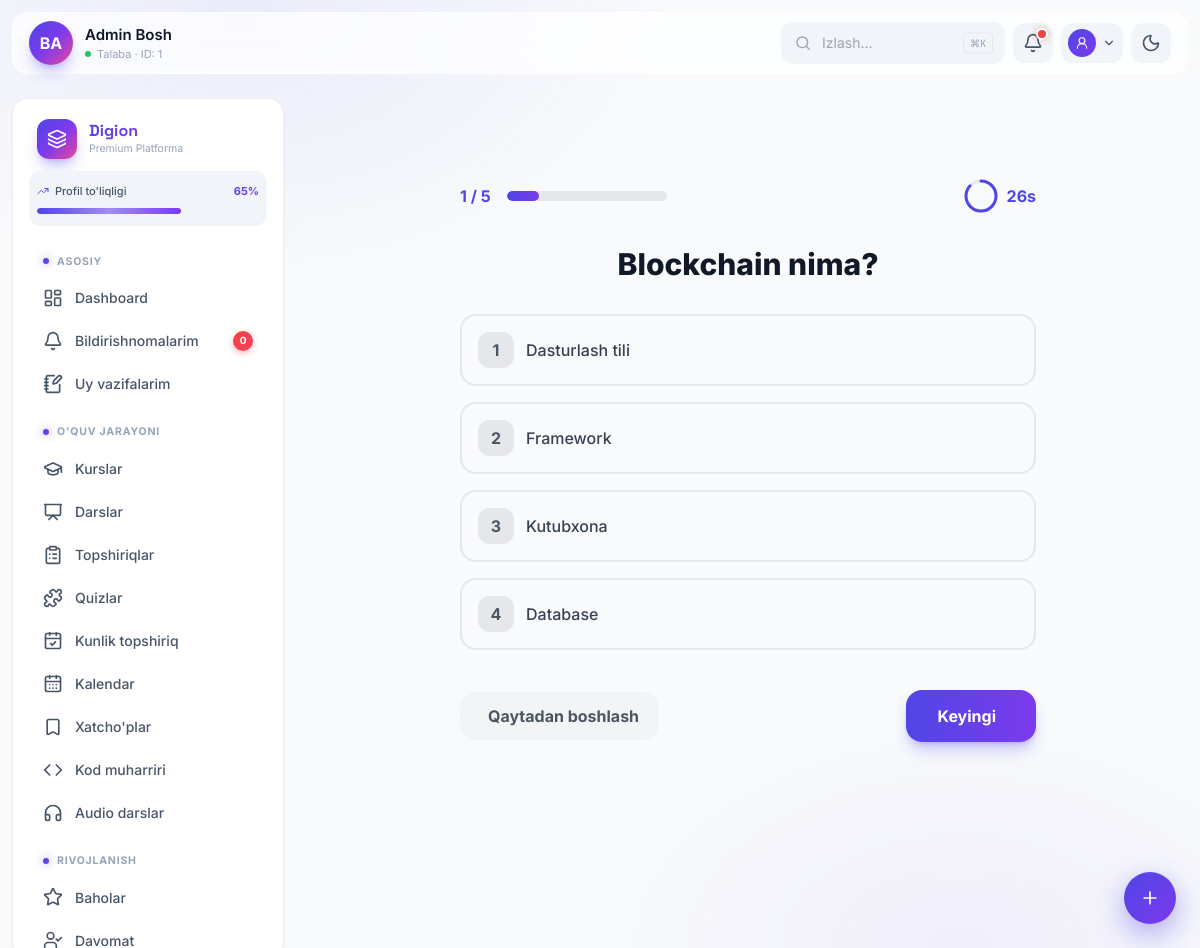
Page /testlar/3/ (signed in) on the committed database.
### apps/user/models/user.py (models this page shows, shortened)
class CustomUser(AbstractBaseUser, PermissionsMixin):
    phone_number = models.CharField(
        validators=[phone_regex], max_length=17, unique=True,
        verbose_name="Telefon raqam", db_index=True
    )
    first_name = models.CharField(max_length=150, blank=True, verbose_name="Ism")
    last_name = models.CharField(max_length=150, blank=True, verbose_name="Familiya")
    middle_name = models.CharField(max_length=50, blank=True, null=True, verbose_name="Sharif")
    avatar = models.ImageField(
        upload_to=avatar_upload_path, blank=True, null=True,
        validators=[validate_file_size],
        verbose_name="Profil rasmi"
    )
    role = models.CharField(
        max_length=10, choices=ROLE_CHOICES, default='student',
        verbose_name="Rol", db_index=True
    )
    is_active = models.BooleanField(default=True, verbose_name="Aktiv")
    is_staff = models.BooleanField(default=False, verbose_name="Xodim")
    date_joined = models.DateTimeField(auto_now_add=True, verbose_name="Ro‘yxatdan o‘tgan")
    email = models.EmailField(blank=True, null=True, verbose_name="Email")
    last_login_ip = models.GenericIPAddressField(null=True, blank=True, verbose_name="Oxirgi IP")
    language = models.CharField(
        max_length=5, default='uz',
        choices=(('uz', 'O‘zbekcha'), ('ru', 'Русский'), ('en', 'English')),
        verbose_name="Til"
    )
    timezone = models.CharField(max_length=50, default='Asia/Tashkent', verbose_name="Vaqt zonasi")
    USERNAME_FIELD = 'phone_number'
    REQUIRED_FIELDS = ['first_name', 'last_name']
    objects = CustomUserManager()
    class Meta:
        verbose_name = "Foydalanuvchi"
        verbose_name_plural = "Foydalanuvchilar"
        ordering = ['-date_joined']
        indexes = [
            models.Index(fields=['phone_number']),
            models.Index(fields=['role', 'is_active']),
        ]
    def get_full_name(self) -> str:
        parts = [self.last_name, self.first_name, self.middle_name]
        return ' '.join(p for p in parts if p).strip() or self.phone_number

class TimeStampedModel(models.Model):
    created_at = models.DateTimeField(auto_now_add=True, verbose_name="Yaratilgan")
    updated_at = models.DateTimeField(auto_now=True, verbose_name="Tahrirlangan")
    class Meta:
        abstract = True
        ordering = ['-created_at']

class Question(TimeStampedModel):
    quiz = models.ForeignKey(
        Quiz, on_delete=models.CASCADE,
        related_name="questions", verbose_name="Test"
    )
    text = models.TextField(verbose_name="Savol matni")
    image = models.ImageField(
        upload_to="quiz_questions/", blank=True, null=True,
        validators=[validate_file_size],
        verbose_name="Savol rasmi"
    )
    points = models.PositiveSmallIntegerField(
        default=1, validators=[MinValueValidator(1), MaxValueValidator(100)],
        verbose_name="Ball"
    )
    order = models.PositiveIntegerField(default=0, verbose_name="Tartib raqami")
    explanation = models.TextField(
        blank=True, null=True, verbose_name="Tushuntirish"
    )
    class Meta:
        verbose_name = "Savol"
        verbose_name_plural = "Savollar"
        ordering = ["order", "id"]
        indexes = [models.Index(fields=['quiz', 'order'])]

class AnswerOption(TimeStampedModel):
    question = models.ForeignKey(
        Question, on_delete=models.CASCADE,
        related_name="options", verbose_name="Savol"
    )
    text = models.CharField(max_length=255, verbose_name="Javob varianti")
    is_correct = models.BooleanField(default=False, verbose_name="To‘g‘ri javob")
    order = models.PositiveIntegerField(default=0, verbose_name="Tartib")
    class Meta:
        verbose_name = "Javob varianti"
        verbose_name_plural = "Javob variantlari"
        ordering = ['order', 'id']

### apps/pages/views/quiz.py (the view, shortened to what this page needs)
class QuizTakeView(LoginRequiredMixin, View):
    def dispatch(self, request, *args, **kwargs):
        quiz = get_object_or_404(Quiz, id=kwargs['quiz_id'], is_active=True)
        user = request.user
        return super().dispatch(request, *args, **kwargs)
    def _session_key(self, quiz_id):
        return f"quiz_{quiz_id}_state"
    def _get_state(self, request, quiz_id):
        return request.session.get(
            self._session_key(quiz_id),
            {"current_index": 0, "answers": []},
        )
    def get(self, request, quiz_id):
        quiz = get_object_or_404(Quiz, id=quiz_id, is_active=True)
        if request.GET.get("restart") == "1":
            request.session.pop(self._session_key(quiz_id), None)
            return redirect("quiz_take", quiz_id=quiz_id)
        questions = list(quiz.questions.order_by('order', 'id'))
        total_questions = len(questions)
        if total_questions == 0:
            return redirect("quiz_result", quiz_id=quiz_id)
        state = self._get_state(request, quiz_id)
        current_index = state.get("current_index", 0)
        if current_index >= total_questions:
            return redirect("quiz_result", quiz_id=quiz_id)
        question = questions[current_index]
        options = question.options.all()
        return render(request, "student/quiz/quiz.html", {
            "quiz": quiz,
            "question": question,
            "options": options,
            "current_question_num": current_index + 1,
            "total_questions": total_questions,
            "progress_percentage": int(((current_index + 1) / total_questions) * 100),
            "is_last_question": (current_index + 1 == total_questions),
        })

### apps/pages/context_processors.py (called while the page is built)
def menu_processor(request):
    sections = MenuSection.objects.filter(is_active=True).prefetch_related('items')
    return {'menu_sections': sections}

def new_quizzes_count(request):
    recent_threshold = timezone.now() - timedelta(hours=24)
    count = Quiz.objects.filter(is_active=True, created_at__gte=recent_threshold).count()
    return {'new_quizzes_count': count}

### apps/user/models/user.py (called while the page is built)
    def get_queryset(self):
        return CustomUserQuerySet(self.model, using=self._db)

### templates/student/quiz/quiz.html (shortened to what this page needs)
{% extends '../base.html' %}
{% block student %}
<div class="w-full max-w-2xl mx-auto px-4 py-6 md:py-10 my-auto">
  <div class="neo-card w-full p-5 sm:p-8 animate-fade-in">
    <div class="flex items-center justify-between mb-6 sm:mb-8">
      <div class="flex items-center gap-3 sm:gap-4">
        <span class="text-sm sm:text-base font-bold text-primary">{{ current_question_num }} / {{ total_questions }}</span>
        <div class="w-28 sm:w-40 h-2.5 bg-gray-200 dark:bg-slate-700 rounded-full overflow-hidden">
          <div class="h-full rounded-full bg-gradient-to-r from-primary to-secondary transition-all duration-500" style="width: {{ progress_percentage }}%;"></div>
        </div>
      </div>
      <div class="flex items-center gap-2 text-primary">
        <span id="timerNum" class="text-sm sm:text-base font-bold">30s</span>
      </div>
    </div>
    <h2 class="text-xl sm:text-2xl md:text-3xl font-extrabold text-gray-900 dark:text-white mb-6 sm:mb-8 text-center leading-tight">
      {{ question.text }}
    </h2>
    <form method="POST" action="{% url 'quiz_take' quiz.id %}" id="quizForm">
      <div class="space-y-3 sm:space-y-4">
        {% for option in options %}
        <div>
          <label for="opt_{{ forloop.counter }}" class="option-label flex items-center gap-3 bg-gray-50 dark:bg-slate-800 border-2 border-gray-200 dark:border-slate-700 rounded-2xl p-3 sm:p-4 font-medium text-sm sm:text-base text-gray-700 dark:text-gray-200 cursor-pointer transition-all duration-200 hover:border-primary dark:hover:border-primary hover:bg-indigo-50/50 dark:hover:bg-slate-700/50">
            <span class="option-letter flex items-center justify-center w-8 h-8 sm:w-9 sm:h-9 rounded-xl bg-gray-200 dark:bg-slate-700 text-gray-600 dark:text-gray-300 font-bold text-sm sm:text-base transition-all duration-200">
              {{ forloop.counter }}
            </span>
            {{ option.text }}
          </label>
        </div>
        {% endfor %}
      </div>
      <div class="flex items-center justify-between mt-8 sm:mt-10">
        <a href="{% url 'quiz_take' quiz.id %}?restart=1" class="flex items-center gap-2 px-5 py-3 rounded-2xl bg-gray-100 dark:bg-slate-800 text-gray-600 dark:text-gray-300 text-sm sm:text-base font-bold hover:bg-gray-200 dark:hover:bg-slate-700 transition-colors">
           Qaytadan boshlash
        </a>
        <button type="submit" class="flex items-center gap-2 px-6 sm:px-8 py-3 sm:py-3.5 rounded-2xl bg-gradient-to-r from-primary to-secondary text-white text-sm sm:text-base font-bold shadow-lg shadow-primary/30 transition-transform duration-200 hover:-translate-y-1 hover:shadow-primary/50">
          {% if is_last_question %}Yakunlash{% else %}Keyingi{% endif %}
        </button>
      </div>
      <br><br>
    </form>
  </div>
</div>
{% endblock student %}

### templates/student/base.html (shortened to what this page needs)
{% load static %}
<!DOCTYPE html>
<html lang="uz" class="h-full">
<head>
  <script src="https://cdn.tailwindcss.com"></script>
</head>
<body class="min-h-screen flex flex-col">
<header class="relative z-30 flex items-center justify-between gap-2 px-2 md:px-4 py-2 m-2 md:m-3 mb-0 rounded-2xl glass">
  <div class="flex items-center gap-2 md:gap-3 min-w-0 flex-1">
    <div class="w-9 h-9 md:w-11 md:h-11 shrink-0 rounded-full bg-gradient-to-br from-primary via-secondary to-pink-500 flex items-center justify-center text-white font-bold text-sm md:text-base shadow-lg shadow-primary/30">
      {{ request.user.first_name|first|default:"A" }}{{ request.user.last_name|first|default:"" }}
    </div>
    <div class="min-w-0 hidden md:block">
      <h1 class="font-semibold text-[15px] truncate text-[var(--text-primary)]">
        {{ request.user.get_full_name|default:"Foydalanuvchi" }}
      </h1>
      <p class="text-[11px] text-[var(--text-tertiary)] truncate flex items-center gap-1.5">
        <span class="inline-block w-1.5 h-1.5 rounded-full bg-green-500 shadow-lg shadow-green-500/60"></span>
        <span>Talaba · ID: {{ request.user.id|default:"—" }}</span>
      </p>
    </div>
  </div>
  <div class="flex items-center gap-1.5 md:gap-2 shrink-0">
    <div class="hidden lg:flex relative">
      <input type="text" placeholder="Izlash..."
        class="form-input !w-56 pl-10 pr-14 text-sm focus:!w-72 transition-all">
      <kbd class="absolute right-3 top-1/2 -translate-y-1/2 px-1.5 py-0.5 rounded text-[10px] font-mono bg-[var(--bg-subtle)] text-[var(--text-tertiary)] border border-[var(--border-soft)]">⌘K</kbd>
    </div>
    <button id="notificationBtn" class="icon-btn relative">
      <i data-lucide="bell" class="w-5 h-5"></i>
      <span class="notif-dot"></span>
    </button>
    <div class="relative" id="profileContainer">
      <button id="profileBtn" class="icon-btn !w-auto !px-1.5 gap-1.5">
        <div class="w-7 h-7 rounded-full bg-gradient-to-br from-primary to-secondary flex items-center justify-center text-white">
          <i data-lucide="user-round" class="w-3.5 h-3.5"></i>
        </div>
        <i data-lucide="chevron-down" class="w-3.5 h-3.5 hidden md:block"></i>
      </button>
    </div>
    <button id="themeToggle" aria-label="Rejim" class="icon-btn">
      <i data-lucide="moon" class="w-5 h-5 theme-icon-dark"></i>
    </button>
  </div>
</header>
<div class="relative z-10 flex-1 flex flex-col md:flex-row">
  <aside class="hidden md:flex flex-col w-[272px] m-3 mt-3 rounded-2xl surface p-4 max-h-[calc(100vh-5.5rem)] overflow-y-auto scrollbar-thin sticky top-3 self-start">
    <div class="flex items-center gap-3 px-2 py-1 mb-2">
      <div class="w-10 h-10 rounded-xl bg-gradient-to-br from-primary via-secondary to-pink-500 flex items-center justify-center text-white shadow-lg shadow-primary/30">
        <i data-lucide="layers" class="w-5 h-5"></i>
      </div>
      <div>
        <p class="font-display font-bold text-base leading-tight">
          <span class="text-gradient">Digion</span>
        </p>
        <p class="text-[10.5px] text-[var(--text-tertiary)]">Premium Platforma</p>
      </div>
    </div>
    <div class="px-2 py-3 mb-2 rounded-xl bg-[var(--bg-subtle)]">
      <div class="flex justify-between text-[11px] mb-2">
        <span class="text-[var(--text-secondary)] flex items-center gap-1.5 font-medium">
          <i data-lucide="trending-up" class="w-3 h-3 text-primary"></i>
          Profil to'liqligi
        </span>
        <span class="font-bold text-gradient">65%</span>
      </div>
      <div class="progress-track">
        <div class="progress-fill" style="width: 65%"></div>
      </div>
    </div>
    <div class="section-label">Asosiy</div>
    <nav class="space-y-0.5">
      <a href="/" class="nav-item {% if request.path == '/' %}active{% endif %}">
        <i data-lucide="layout-dashboard"></i>
        <span>Dashboard</span>
      </a>
      <a href="#" class="nav-item">
        <i data-lucide="bell"></i>
        <span>Bildirishnomalarim</span>
        <span class="ml-auto badge">0</span>
      </a>
      <a href="{% url 'student_homework:list' %}" class="nav-item {% if 'uyga-vazifalar' in request.path %}active{% endif %}">
        <i data-lucide="notebook-pen"></i>
        <span>Uy vazifalarim</span>
      </a>
    </nav>
    <div class="section-label">O'quv jarayoni</div>
    <nav class="space-y-0.5">
      <a href="#" class="nav-item"><i data-lucide="graduation-cap"></i><span>Kurslar</span></a>
      <a href="#" class="nav-item"><i data-lucide="presentation"></i><span>Darslar</span></a>
      <a href="#" class="nav-item"><i data-lucide="clipboard-list"></i><span>Topshiriqlar</span></a>
      <a href="#" class="nav-item"><i data-lucide="puzzle"></i><span>Quizlar</span></a>
      <a href="#" class="nav-item"><i data-lucide="calendar-check"></i><span>Kunlik topshiriq</span></a>
      <a href="#" class="nav-item"><i data-lucide="calendar-days"></i><span>Kalendar</span></a>
      <a href="#" class="nav-item"><i data-lucide="bookmark"></i><span>Xatcho'plar</span></a>
      <a href="#" class="nav-item"><i data-lucide="code"></i><span>Kod muharriri</span></a>
      <a href="#" class="nav-item"><i data-lucide="headphones"></i><span>Audio darslar</span></a>
    </nav>
    <div class="section-label">Rivojlanish</div>
    <nav class="space-y-0.5">
      <a href="#" class="nav-item"><i data-lucide="star"></i><span>Baholar</span></a>
      <a href="#" class="nav-item"><i data-lucide="user-check"></i><span>Davomat</span></a>
    </nav>
  </aside>
  <main id="mainScroll" class="flex-1 p-3 md:p-5 overflow-y-auto scrollbar-thin">
    {% block student %}{% endblock student %}
  </main>
</div>
<button class="fab hidden md:flex" id="fab" aria-label="Tez amal">
  <i data-lucide="plus" class="w-5 h-5"></i>
</button>
</body>
</html>

### rows in the picture
CustomUser: user.first_name|first "B", user.last_name|first "A", user.get_full_name "Admin Bosh", user.id "1"
Question: text "Blockchain nima?"
AnswerOption: text "Dasturlash tili"
AnswerOption: text "Framework"
AnswerOption: text "Kutubxona"
AnswerOption: text "Database"

### other values in the picture
{{ current_question_num }} "1"
{{ total_questions }} "5"
